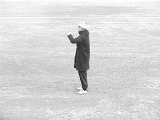
#> input picture frame 40 of z_interestingToDos/MHI/inputVideo/person15_boxing_d1_uncomp.avi, 160 x 120 px
$ python project.py   (older library calls are emulated)
#> lines starting #> are read from the running program, lines starting #| are printed output that depends on the picture
import matplotlib.pyplot
import cv2
import numpy as np
import os

VID_DIR = "inputVideo"
OUT_DIR = "outputVideo"
OUT_IMG = "outImage"

actions = {'boxing': 1, 'handclapping': 2, 'handwaving': 3, 'jogging': 4, 'running': 5, 'walking': 6}


# Helper Functions are from previous Homework
def helper_video_frame_generator(filename):
    video = cv2.VideoCapture(filename)
    while video.isOpened():
        ret, frame = video.read()
        if ret:
            yield frame
        else:
            break
    video.release()
    yield None


# [48 lines left out: function helper_video_create, not called in this run]


def helper_mp4_video_writer(filename, frame_size, fps=40):
    fourcc = cv2.VideoWriter_fourcc(*'MP4V')
    return cv2.VideoWriter(filename, fourcc, fps, frame_size)


def helper_save_image(filename, image):
    cv2.imwrite(os.path.join(OUT_IMG, filename), image)


# [17 lines left out: function helper_mark_location, not called in this run]


class MHIClassifier():

    # [59 lines left out: functions __init__, crossValidation, train, predict, confusionMatrix, not called in this run]


class MHIModel():
    def __init__(self):
        '''
        self.frameLength = {'boxing': 36,
                            'handclapping': 27,
                            'handwaving': 48,
                            'jogging': 35,
                            'running': 25,
                            'walking': 45}
        '''

        self.frameLength = {'boxing': 30,
                            'handclapping': 25,
                            'handwaving': 50,
                            'jogging': 35,
                            'running': 25,
                            'walking': 45}

        self.frameLengthSet = [25, 30, 35, 40, 45, 50]

        # [10 lines of commented-out code are left out]

        self.theta = [8, 8, 35, 35, 25, 40]
        self.tau = [15, 18, 65, 55, 45, 65]

        # self.validateTheta = [17] * 6
        # self.validateTau = [40] * 6

        self.validateTheta = [15] * 6
        self.validateTau = [40] * 6

    def createBinaryMotionSignal(self, blurKernel, blurSigma, video_name, start, end, theta):

        video = os.path.join(VID_DIR, video_name)

        image_gen = helper_video_frame_generator(video)
        image = image_gen.__next__()

        frame = 0

        # Define my Return Data
        binaryImageSet = []
        imageBset = []

        while image is not None:

            # Start Processing Images
            if (frame >= start) and (frame <= end):
                # Create Image and ImageB for t and t+1
                image1 = cv2.cvtColor(np.copy(image), cv2.COLOR_BGR2GRAY)
                image1 = cv2.GaussianBlur(image1, blurKernel, blurSigma)

                imageB = image_gen.__next__()

                if imageB is None:
                    break
                else:
                    image2 = cv2.cvtColor(np.copy(imageB), cv2.COLOR_BGR2GRAY)
                    image2 = cv2.GaussianBlur(image2, blurKernel, blurSigma)

                    # Binary Image Bt(x, y)
                    binaryImage = np.abs(cv2.subtract(image2, image1)) >= theta
                    binaryImage = binaryImage.astype(np.uint8)
                    # print(np.any(binaryImage > 0))

                    # "clean up" the difference Image by Applying morphologyEx()
                    # https://docs.opencv.org/3.0-beta/doc/py_tutorials/py_imgproc/py_morphological_ops/py_morphological_ops.html
                    kernel = np.ones((3, 3), np.uint8)
                    binaryImage = cv2.morphologyEx(binaryImage, cv2.MORPH_OPEN, kernel)
                    imageBset.append(image2)
                    binaryImageSet.append(binaryImage)

                    # Assign Image B to Image A - use Copy to make sure they won't change together
                    image = np.copy(imageB)
                    frame += 1

            # move to next Image if not executed
            else:
                image = image_gen.__next__()
                frame += 1

        return binaryImageSet, imageBset

    # [59 lines left out: functions createMHI, createHuMoment, not called in this run]

    def classifier(self):

        actions = [('boxing', 1), ('handclapping', 2), ('handwaving', 3), ('jogging', 4), ('running', 5), ('walking', 6)]

        video_name = {'boxing': "person15_boxing_d1_uncomp.avi",
                      'handclapping': "person15_handclapping_d1_uncomp.avi",
                      'handwaving': "person15_handwaving_d1_uncomp.avi",
                      'jogging': "person15_jogging_d1_uncomp.avi",
                      'running': "person15_running_d1_uncomp.avi",
                      'walking': "person15_walking_d1_uncomp.avi"}

        # person 15's training data
        # person15_boxing_d1		frames	1-150, 151-216, 217-290, 291-408
        # person15_handclapping_d1	frames	1-65, 66-164, 165-232, 233-312
        # person15_handwaving_d1	frames	1-136, 137-279, 280-440, 441-581
        # person15_jogging_d1		frames	1-75, 140-205, 240-300, 360-420
        # person15_running_d1		frames	1-50, 100-150, 180-225, 280-325
        # person15_walking_d1		frames	1-105, 215-338, 422-540, 630-741

        # frames = {'boxing': [(1, 150), (151, 216), (217, 290), (291, 408)],
        #           'handclapping': [(1, 65), (66, 164), (165, 232), (233, 312)],
        #           'handwaving': [(1, 136), (137, 279), (280, 440), (441, 581)],
        #           'jogging': [(1, 75), (140, 205), (240, 300), (360, 420)],
        #           'running': [(1, 50), (100, 150), (180, 225), (280, 325)],
        #           'walking': [(1, 105), (215, 338), (422, 540), (630, 741)]
        #           }

        framesStart = {'boxing': [1, 36, 72, 108, 160, 220],
                       'handclapping': [1, 27, 54, 81, 108, 135],
                       'handwaving': [1, 48, 96, 138, 160, 208],
                       'jogging': [10, 145, 155, 245, 255, 365],
                       'running': [10, 105, 115, 190, 195, 285],
                       'walking': [15, 220, 235, 430, 440, 640]}

        framesEnd = dict()
        for act, values in framesStart.items():
            framesEnd[act] = [i + self.frameLength[act] for i in values]

        frames = dict()
        for keys in framesStart.keys():
            frames[keys] = list()
            for j in range(len(framesStart[keys])):
                frames[keys].append((framesStart[keys][j], framesEnd[keys][j]))

        # [5 lines of commented-out code are left out]
        theta = self.theta

        # [5 lines of commented-out code are left out]
        tau = self.tau

        # create all the action MHI, MEI, and labels
        MotionHistoryImgs = []
        y = []

        frame_ids = [5, 10, 15]
        MotionEnergyImgs = []

        for i, (key, action) in enumerate(actions):
            print("key = " + key)

            for j, (start, end) in enumerate(frames[key]):

                # call createBinaryMotionSignal to build binary motion signal, prepare for MHI
                binaryImageSet, imageBset = self.createBinaryMotionSignal((5, 5), 0, video_name[key], start, end, theta[i])
#> in createBinaryMotionSignal, image is the input picture: shape (120, 160, 3); min 29, max 255, mean 215.9
#> the loop in createBinaryMotionSignal, `while image is not None:` made 30 passes
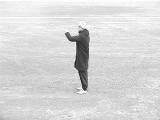
#> input picture frame 41 of z_interestingToDos/MHI/inputVideo/person15_boxing_d1_uncomp.avi, 160 x 120 px
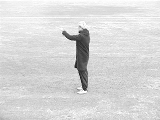
#> input picture frame 42 of z_interestingToDos/MHI/inputVideo/person15_boxing_d1_uncomp.avi, 160 x 120 px
#> pass 2, in createBinaryMotionSignal, `image2 = cv2.GaussianBlur(image2, blurKernel, blurSigma)`:
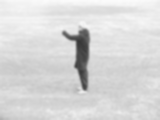
#> image2: shape (120, 160); min 55, max 252, mean 216.1
#> after the loop in createBinaryMotionSignal, `while image is not None:`:
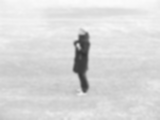
#> image2: shape (120, 160); min 50, max 252, mean 216.9
#> after the loop in createBinaryMotionSignal, `while image is not None:`: binaryImageSet = 28 items; frame = 29; imageBset = 28 items

                # MHI image and derive MEI based on MHI
                MHI = self.createMHI(start=start, end=end, binaryImageSet=binaryImageSet, tau=tau[i]).astype(np.float)

                # normalize the motion history image & prepare motion energy images
                cv2.normalize(MHI, MHI, 0.0, 255.0, cv2.NORM_MINMAX)
                MEI = (255 * MHI > 0).astype(np.uint8)

                # save the sample MHI
                out_str = "MHI" + "-{}-{}.png".format(key, j)
                helper_save_image(out_str, MHI)

                out_str = "MEI" + "-{}-{}.png".format(key, j)
                helper_save_image(out_str, (255 * MEI))

                MotionHistoryImgs.append(MHI)
                MotionEnergyImgs.append(MEI)
                y.append(action)

            # Output some sample Binary Image & ImageB image
            for j in frame_ids:
                out_str = "binaryImageSet" + "-{}-{}.png".format(key, j)
                outBinaryImageSet = binaryImageSet[j]

                cv2.normalize(outBinaryImageSet, outBinaryImageSet, 0, 255, cv2.NORM_MINMAX)
                helper_save_image(out_str, outBinaryImageSet)

                out_str = "imageBset" + "-{}-{}.png".format(key, j)
                outImageBset = imageBset[j]
                helper_save_image(out_str, outImageBset)


        # call createHuMoment, create central moments and scale invariant moment based on paper
        mus = []
        etas = []
        HuMoment = []

        for MHI, MEI in zip(MotionHistoryImgs, MotionEnergyImgs):
            # print(MHI.shape)
            MHImus, MHIeta, MHIHuMoment = self.createHuMoment(MHI)
            MEImus, MEIeta, MEIHuMoment = self.createHuMoment(MEI)

            mus.append(np.append(MHImus, MEImus))
            etas.append(np.append(MHIeta, MEIeta))
            HuMoment.append(np.append(MHIHuMoment, MEIHuMoment))

        # now change cms and sims to be array, row:number of actions, column: number of moments
        # training Data, classify 6 actions

        y = np.array(y).astype(np.int).reshape(-1, 1)
        HuMoment = np.array(HuMoment).astype(np.float32)

        self.classifier = MHIClassifier(HuMoment, y)
        self.classifier.crossValidation()
        self.classifier.train()

    # [134 lines left out: function recognition, not called in this run]


if __name__=='__main__':
    print("Running....")
    cls = MHIModel()
    print("Training...")
    cls.classifier()
    print("Validating...")
    cls.recognition("testVideo.avi", "outputTestVideo.avi")

$ run again, starting later in the video
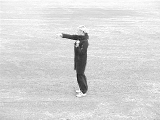
#> input picture frame 183 of z_interestingToDos/MHI/inputVideo/person15_boxing_d1_uncomp.avi, 160 x 120 px
#> in createBinaryMotionSignal, image is the input picture: shape (120, 160, 3); min 27, max 255, mean 216.1
#> the loop in createBinaryMotionSignal, `while image is not None:` made 30 passes
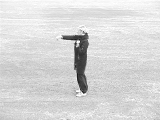
#> input picture frame 184 of z_interestingToDos/MHI/inputVideo/person15_boxing_d1_uncomp.avi, 160 x 120 px
#> after the loop in createBinaryMotionSignal, `while image is not None:`:
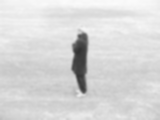
#> image2: shape (120, 160); min 50, max 251, mean 215.9
#> after the loop in createBinaryMotionSignal, `while image is not None:`: binaryImageSet = 28 items; frame = 29; imageBset = 28 items

$ run again, starting later in the video
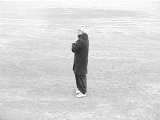
#> input picture frame 326 of z_interestingToDos/MHI/inputVideo/person15_boxing_d1_uncomp.avi, 160 x 120 px
#> in createBinaryMotionSignal, image is the input picture: shape (120, 160, 3); min 23, max 255, mean 216.2
#> the loop in createBinaryMotionSignal, `while image is not None:` made 30 passes
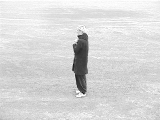
#> input picture frame 327 of z_interestingToDos/MHI/inputVideo/person15_boxing_d1_uncomp.avi, 160 x 120 px
#> after the loop in createBinaryMotionSignal, `while image is not None:`:
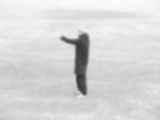
#> image2: shape (120, 160); min 53, max 252, mean 216
#> after the loop in createBinaryMotionSignal, `while image is not None:`: binaryImageSet = 28 items; frame = 29; imageBset = 28 items
